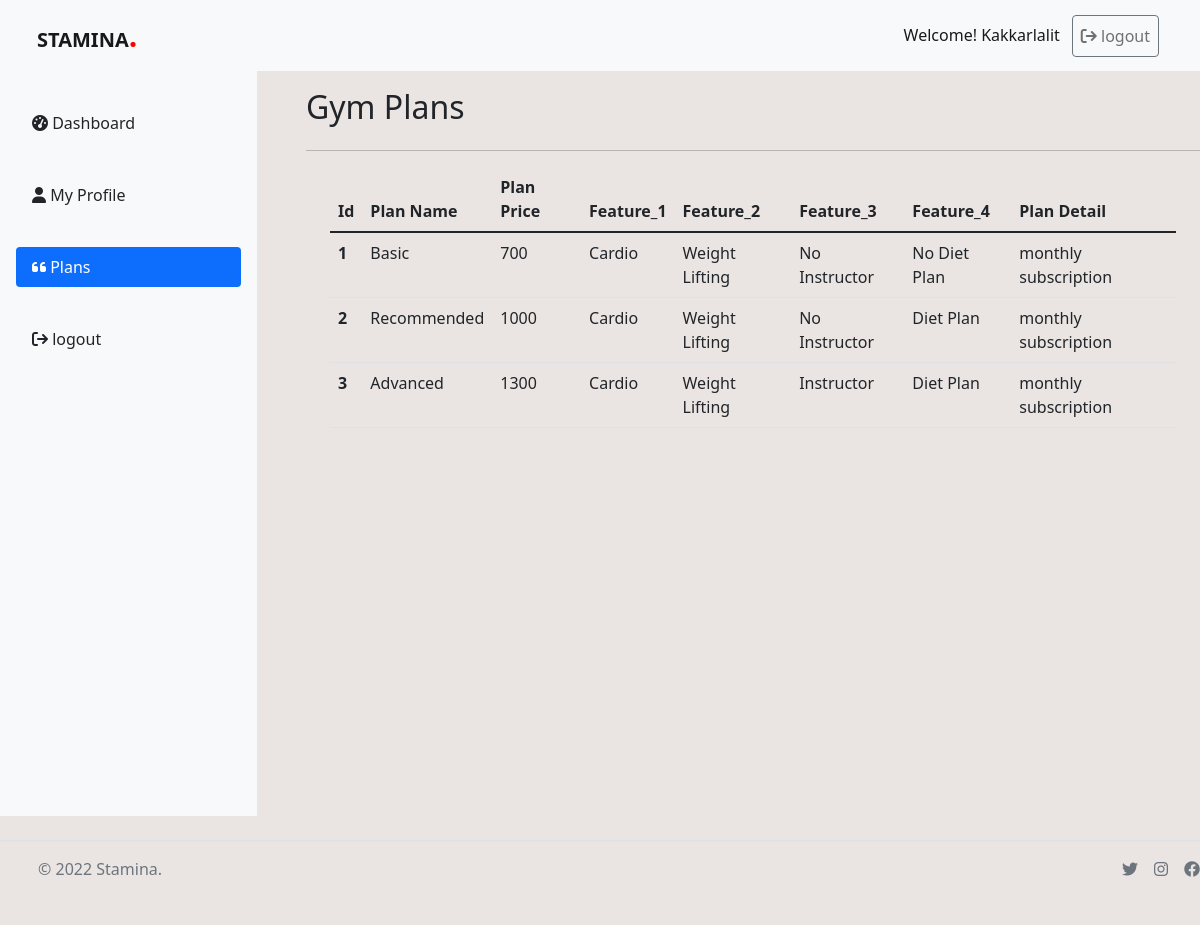
Page /plans.php (signed in) on the committed database.
### tables this page shows
CREATE TABLE IF NOT EXISTS `gym_plan` (
  `id` int(11) NOT NULL AUTO_INCREMENT,
  `plan_name` varchar(200) NOT NULL,
  `price` int(100) NOT NULL,
  `feature_1` varchar(200) NOT NULL,
  `feature_2` varchar(200) NOT NULL,
  `feature_3` varchar(200) NOT NULL,
  `feature_4` varchar(200) NOT NULL,
  `plan_detail` varchar(100) NOT NULL,
  `created_at` datetime NOT NULL DEFAULT CURRENT_TIMESTAMP,
  PRIMARY KEY (`id`)
);

### plans.php (the view, shortened to what this page needs)
<?php
include('database/db_connect.php');
?>
<!DOCTYPE html>
<html lang="en">
<head>
    <link href="https://cdn.jsdelivr.net/npm/bootstrap@5.1.3/dist/css/bootstrap.min.css" rel="stylesheet"
>
    <link rel="stylesheet" href="css/style.css">
    <link rel="stylesheet" href="css/sidebars.css">
    <link rel="stylesheet" href="https://cdnjs.cloudflare.com/ajax/libs/font-awesome/6.1.1/css/all.min.css"
 />
</head>
<body>
    <nav class="navbar navbar-expand-lg navbar-light fixed-top bg-light">
        <div class="container-fluid cmyb">
            <a class="navbar-brand fw-bolder" href="index.php">STAMINA<span class="color">.</span></a>
            <div class="collapse navbar-collapse" id="navbarSupportedContent">
                <ul class="navbar-nav me-auto mb-2 mb-lg-0">
                    <?php
                    if(!isset($_SESSION["loggedin"]) || $_SESSION["loggedin"]!=true)
                    {
                        header('location: index.php');
                    }else
                    {
                        echo'<li class="nav-item">
                    <a class="nav-link active">Welcome! '.$_SESSION["username"].'</a>
                    </li>
                    <li class="nav-item">
                        <a class="nav-link btn btn-outline-secondary mx-1" href="logout.php"><span><i
                            class="fa-solid fa-arrow-right-from-bracket"></i></span> logout</a>
                    </li>';
                    }
                    ?>
                </ul>
            </div>
        </div>
    </nav>
    <div class="container-fluid" style="margin: 0; padding: 1rem 0; overflow: hidden;">
        <div class="row">
            <div class="col-3">
                <main>
                    <div class="d-flex flex-column flex-shrink-0 p-3 bg-light"
                        style="width: 257px; height: 100vh; margin: 55px 0;">
                        <ul class="nav nav-pills flex-column mb-auto">
                            <li>
                                <a href="dashboard.php" class="nav-link link-dark my-3">
                                    <i class="fa-solid fa-gauge-high"></i>
                                    Dashboard
                                </a>
                            </li>
                            <?php
                             if($_SESSION["username"]== 'admin')
                             {
                            ?>
                            <li>
                                <a href="members.php" class="nav-link link-dark my-3">
                                    <i class="fa-solid fa-users"></i>
                                    Members
                                </a>
                            </li>
                            <?php
                             }
                             else{
                            ?>
                            <li>
                                <a href="members.php" class="nav-link link-dark my-3">
                                <i class="fa-solid fa-user"></i>
                                    My Profile
                                </a>
                            </li>
                            <?php
                             }
                            ?>
                            <li class="nav-item my-3">
                                <a href="plans.php" class="nav-link active" aria-current="page">
                                    <i class="fa-solid fa-quote-left"></i>
                                    Plans
                                </a>
                            </li>
                            <li>
                                <a href="logout.php" class="nav-link link-dark my-3">
                                    <i class="fa-solid fa-arrow-right-from-bracket"></i>
                                    logout
                                </a>
                            </li>
                        </ul>
                    </div>
                </main>
            </div>
            <div class="col-9 mt-4">
                <div class="d-flex justify-content-between mt-5 mb-2">
                    <h2 class="">Gym Plans</h2>
                </div>
                <hr>
                <div class="container">
                    <?php
                  $sql = "SELECT * FROM gym_plan";
                  $result = mysqli_query($conn, $sql);
                    echo '<table class="table">
                        <thead>
                            <tr>
                                <th scope="col">Id</th>
                                <th scope="col">Plan Name</th>
                                <th scope="col">Plan Price</th>
                                <th scope="col">Feature_1</th>
                                <th scope="col">Feature_2</th>
                                <th scope="col">Feature_3</th>
                                <th scope="col">Feature_4</th>
                                <th scope="col">Plan Detail</th>
                            </tr>
                        </thead>
                        <tbody>';
                        if($result)
                        {
                          while($row = $result->fetch_assoc())
                          {
                            $Plan_id = $row["id"];
                            $plan_name = $row['plan_name'];
                            $price = $row['price'];
                            $feature_1 = $row['feature_1'];
                            $feature_2 = $row['feature_2'];
                            $feature_3 = $row['feature_3'];
                            $feature_4 = $row['feature_4'];
                            $plan_detail = $row['plan_detail'];
                            echo ' <tr>
                            <th scope="row">'.$Plan_id.'</th>
                            <td>'.$plan_name.'</td>
                            <td>'.$price.'</td>
                            <td>'.$feature_1.'</td>
                            <td>'.$feature_2.'</td>
                            <td>'.$feature_3.'</td>
                            <td>'.$feature_4.'</td>
                            <td>'.$plan_detail.'</td>
                        </tr>';
                          }
                        }
                        echo ' </tbody>
                        </table>';
                    ?>
                </div>
            </div>
            <div class="container">
                <footer class="d-flex flex-wrap justify-content-between align-items-center py-3 my-4 border-top">
                    <div class="col-md-4 d-flex align-items-center">
                        <a href="/" class="mb-3 me-2 mb-md-0 text-muted text-decoration-none lh-1">
                            <svg class="bi" width="30" height="24">
                                <use xlink:href="#bootstrap"></use>
                            </svg>
                        </a>
                        <span class="text-muted">&copy;
                            <?php echo date("Y"); ?> Stamina<span>.</span>
                        </span>
                    </div>
                    <ul class="nav col-md-4 justify-content-end list-unstyled d-flex">
                        <li class="ms-3"><a class="text-muted" href="#"><i class="fa-brands fa-twitter"></i></a></li>
                        <li class="ms-3"><a class="text-muted" href="#"><i class="fa-brands fa-instagram"></i></a></li>
                        <li class="ms-3"><a class="text-muted" href="#"><i class="fa-brands fa-facebook"></i></a></li>
                    </ul>
                </footer>
            </div>
</body>
</html>

### css/style.css (style rules this page uses)
:root { --bg-color: #dbd0cc90; --color: red; --bg-white-color: #ffffff; }
body { background-color: var(--bg-color); scroll-behavior: smooth; }
.navbar-expand-lg .navbar-nav { width: 100%; justify-content: right !important; }
.cmyb { margin: 0 25px !important; }
.color { color: var(--color); font-size: 30px; }

### css/sidebars.css (style rules this page uses)
body { min-height: 100vh; min-height: -webkit-fill-available; }
html { height: -webkit-fill-available; }
main { display: flex; flex-wrap: nowrap; height: 100vh; height: -webkit-fill-available; max-height: 100vh; overflow-x: auto; overflow-y: hidden; }
.bi { vertical-align: -.125em; pointer-events: none; fill: currentColor; }

### rows in the picture
gym_plan: id "1", plan_name "Basic", price "700", feature_1 "Cardio", feature_2 "Weight Lifting", feature_3 "No Instructor", feature_4 "No Diet Plan", plan_detail "monthly subscription"
gym_plan: id "2", plan_name "Recommended", price "1000", feature_1 "Cardio", feature_2 "Weight Lifting", feature_3 "No Instructor", feature_4 "Diet Plan", plan_detail "monthly subscription"
gym_plan: id "3", plan_name "Advanced", price "1300", feature_1 "Cardio", feature_2 "Weight Lifting", feature_3 "Instructor", feature_4 "Diet Plan", plan_detail "monthly subscription"

### other values in the picture
$_SESSION["username"] "Kakkarlalit"
